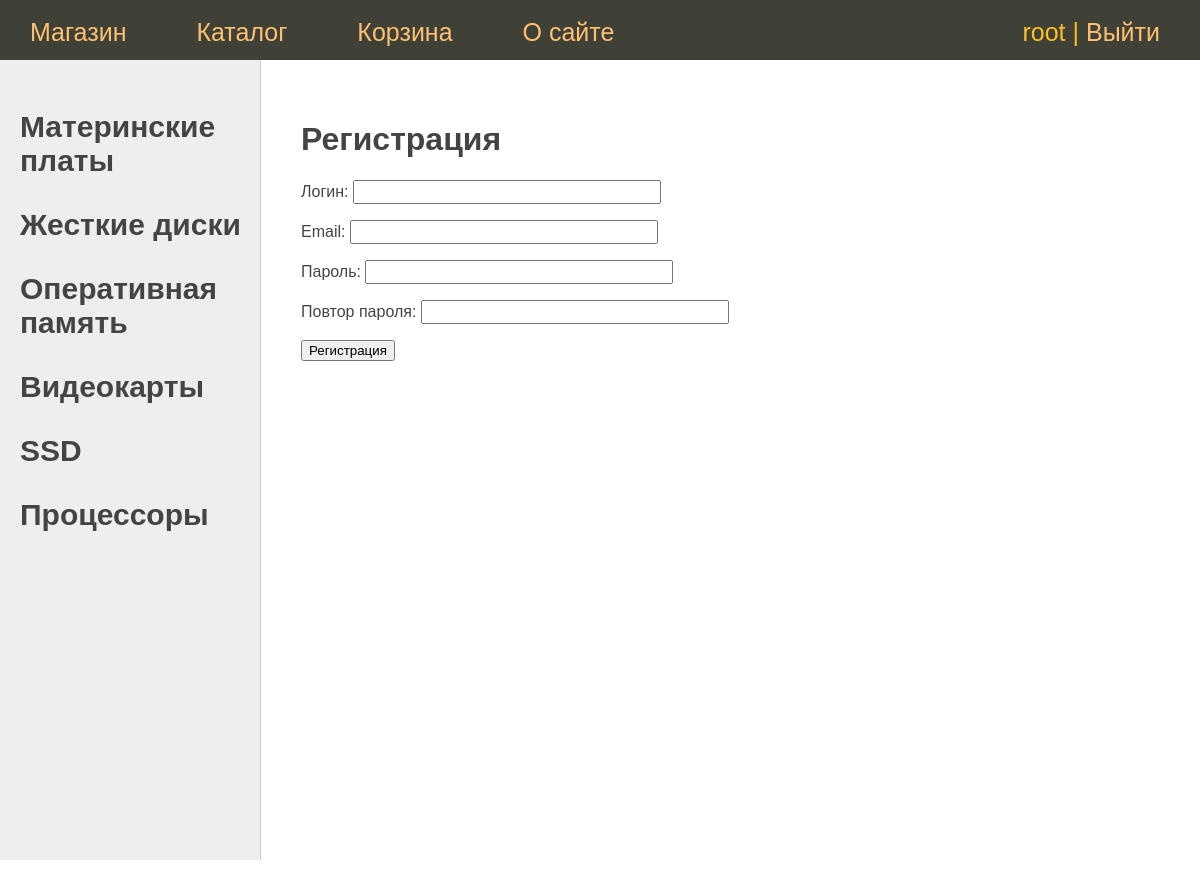
The page /register/ (signed in) on the database its author committed.
### hardware/models.py (models this page shows, shortened)
class Category(models.Model):
    name = models.CharField(max_length=100, db_index=True, verbose_name="Категория")
    slug = models.SlugField(max_length=255, unique=True, db_index=True, verbose_name="URL")
    def get_absolute_url(self):
        return reverse('category', kwargs={'cat_slug': self.slug})

### hardware/views.py (the view, shortened to what this page needs)
# urls.py: path('register/', RegisterUser.as_view(), name='register'),
class RegisterUser(DataMixin, CreateView):
    form_class = RegisterUserForm
    template_name = 'hardware/register.html'
    success_url = reverse_lazy('login')
    def get_context_data(self, *, object_list=None, **kwargs):
        context = super().get_context_data(**kwargs)
        c_def = self.get_user_context(title='Регистрация')
        return dict(list(context.items()) + list(c_def.items()))

### hardware/forms.py
class RegisterUserForm(UserCreationForm):
    username = forms.CharField(label='Логин', widget=forms.TextInput(attrs={'class': 'form-input'}))
    email = forms.CharField(label='Email', widget=forms.EmailInput(attrs={'class': 'form-input'}))
    password1 = forms.CharField(label='Пароль', widget=forms.PasswordInput(attrs={'class': 'form-input'}))
    password2 = forms.CharField(label='Повтор пароля', widget=forms.PasswordInput(attrs={'class': 'form-input'}))
    class Meta:
        model = User
        fields = ('username', 'email', 'password1', 'password2')

### hardware/utils.py (called while the page is built)
    def get_user_context(self, **kwargs):
        context = kwargs
        cats = Category.objects.all()
        context['menu'] = menu
        context['cats'] = cats
        return context

### hardware/templates/hardware/register.html (shortened to what this page needs)
{% extends 'hardware/base.html' %}
{% block content %}
<h1>{{title}}</h1>
<form method="post">
  {{ form.as_p }}
  <button type="submit">Регистрация</button>
</form>
{% endblock %}

### hardware/templates/hardware/base.html (shortened to what this page needs)
{% load static %}
<!DOCTYPE html>
<html lang="en">
<head>
    <link type='text/css' href="{% static 'hardware/css/styles.css' %}" rel="stylesheet">
</head>
<body>
{% block mainmenu %}
  <div class="header">
    <ul id="mainmenu" class="mainmenu">
      {% for item in menu %}
         <li><a href="{% url item.url_name %}"> {{item.title}}</a></li>
      {% endfor %}
      {% if request.user.is_authenticated %}
        <li class="last">{{user.username}} | <a href="{% url 'logout' %}">Выйти</a></li>
      {% else %}
        <li class="last"><a href="{% url 'register' %}">Регистрация</a> | <a href="{% url 'login' %}">Вход</a></li>
      {% endif %}
    </ul>
  </div>
{% endblock mainmenu %}
<table class="table-content" border=0 cellpadding="0" cellspacing="0">
<tr>
	<td valign="top" class="left-chapters">
	<ul id="leftchapters">
      {% for c in cats %}
      <li>
        <h2><a href="{{ c.get_absolute_url }}" >{{c.name}}</a></h2>
      </li>
      {% endfor %}
	</ul>
    </td>
<td valign="top" class="content">
    {% block content %}
    {% endblock %}
</td>
</table>
</body>
</html>

### hardware/static/hardware/css/styles.css (style rules this page uses)
html, body { font-family: 'Arial'; margin: 0; padding: 0; height: 100%; width: 100%; color: #444; }
a { color: #0059b2; text-decoration: none; }
.header { background: #3F4137; height: 60px; }
ul.mainmenu { list-style: none; margin: 0; padding: 0; height: 70px; color: #fdc021; font-size: 25px; overflow: hidden; }
ul.mainmenu li { float: left; margin: 18px 40px 0 30px; }
ul.mainmenu li.last { float: right; }
ul.mainmenu li a { color: #fdc073; text-decoration: none; }
.table-content { width: 100%; min-height: 100%; height: 100%; }
.left-chapters { margin: 0; background: #eee; border-right: 1px solid #ccc; min-height: 100%; }
.left-chapters ul { width: 230px; min-height: 100%; margin: 0; padding: 20px 10px 10px 20px; list-style: none; font-size: 20px; }
.left-chapters ul li { margin: 30px 0 0 0; color: #999; }
.left-chapters ul li a { color: #444; text-decoration: none; }
.content { padding: 40px 20px 20px 40px; width: 100%; box-sizing: border-box; }
.form-input { width: 300px; font-size: 16px; }

### rows shown on the page
Category: name "Материнские платы"
Category: name "Жесткие диски"
Category: name "Оперативная память"
Category: name "Видеокарты"
Category: name "SSD"
Category: name "Процессоры"

### other values the page prints
{{ item.title }} "Магазин" "Каталог" "Корзина" "О сайте"
{{ user.username }} "root"
{{ title }} "Регистрация"
